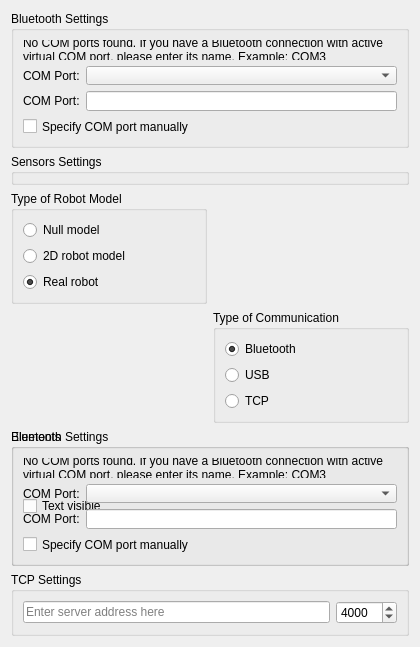
<?xml version="1.0" encoding="UTF-8"?>
<ui version="4.0">
 <class>PreferencesRobotSettingsPage</class>
 <widget class="QWidget" name="PreferencesRobotSettingsPage">
  <property name="geometry">
   <rect>
    <x>0</x>
    <y>0</y>
    <width>420</width>
    <height>514</height>
   </rect>
  </property>
  <layout class="QGridLayout" name="gridLayout">
   <item row="0" column="0" colspan="2">
    <widget class="QGroupBox" name="bluetoothSettingsGroupBox">
     <property name="title">
      <string>Bluetooth Settings</string>
     </property>
     <layout class="QGridLayout" name="gridLayout_3">
      <item row="1" column="0">
       <widget class="QLabel" name="comPortLabel">
        <property name="text">
         <string>COM Port:</string>
        </property>
       </widget>
      </item>
      <item row="1" column="1">
       <widget class="QComboBox" name="comPortComboBox"/>
      </item>
      <item row="2" column="0">
       <widget class="QLabel" name="directInputComPortLabel">
        <property name="text">
         <string>COM Port:</string>
        </property>
       </widget>
      </item>
      <item row="2" column="1">
       <widget class="QLineEdit" name="directInputComPortLineEdit"/>
      </item>
      <item row="0" column="0" colspan="2">
       <widget class="QLabel" name="noComPortsFoundLabel">
        <property name="text">
         <string>No COM ports found. If you have a Bluetooth connection with active virtual COM port, please enter its name. Example: COM3</string>
        </property>
        <property name="wordWrap">
         <bool>true</bool>
        </property>
       </widget>
      </item>
      <item row="3" column="0" colspan="2">
       <widget class="QCheckBox" name="manualComPortCheckbox">
        <property name="text">
         <string>Specify COM port manually</string>
        </property>
       </widget>
      </item>
     </layout>
    </widget>
   </item>
   <item row="2" column="0">
    <widget class="QGroupBox" name="robotModelGroupBox">
     <property name="title">
      <string>Type of Robot Model</string>
     </property>
     <layout class="QFormLayout" name="formLayout_4">
      <property name="fieldGrowthPolicy">
       <enum>QFormLayout::AllNonFixedFieldsGrow</enum>
      </property>
      <item row="0" column="0">
       <widget class="QRadioButton" name="nullModelRadioButton">
        <property name="text">
         <string>Null model</string>
        </property>
       </widget>
      </item>
      <item row="1" column="0">
       <widget class="QRadioButton" name="d2ModelRadioButton">
        <property name="text">
         <string>2D robot model</string>
        </property>
       </widget>
      </item>
      <item row="2" column="0">
       <widget class="QRadioButton" name="realModelRadioButton">
        <property name="text">
         <string>Real robot</string>
        </property>
        <property name="checked">
         <bool>true</bool>
        </property>
       </widget>
      </item>
     </layout>
    </widget>
   </item>
   <item row="3" column="1">
    <widget class="QGroupBox" name="communicationTypeGroupBox">
     <property name="title">
      <string>Type of Communication</string>
     </property>
     <layout class="QFormLayout" name="formLayout_6">
      <property name="fieldGrowthPolicy">
       <enum>QFormLayout::AllNonFixedFieldsGrow</enum>
      </property>
      <item row="0" column="0">
       <widget class="QRadioButton" name="bluetoothRadioButton">
        <property name="text">
         <string>Bluetooth</string>
        </property>
        <property name="checked">
         <bool>true</bool>
        </property>
       </widget>
      </item>
      <item row="1" column="0">
       <widget class="QRadioButton" name="usbRadioButton">
        <property name="text">
         <string>USB</string>
        </property>
       </widget>
      </item>
      <item row="2" column="0">
       <widget class="QRadioButton" name="tcpRadioButton">
        <property name="text">
         <string>TCP</string>
        </property>
       </widget>
      </item>
     </layout>
    </widget>
   </item>
   <item row="1" column="0" colspan="2">
    <widget class="QGroupBox" name="sensorsSettingsGroupBox">
     <property name="title">
      <string>Sensors Settings</string>
     </property>
    </widget>
   </item>
   <item row="7" column="0" colspan="2">
    <spacer name="verticalSpacer">
     <property name="orientation">
      <enum>Qt::Vertical</enum>
     </property>
     <property name="sizeHint" stdset="0">
      <size>
       <width>20</width>
       <height>40</height>
      </size>
     </property>
    </spacer>
   </item>
   <item row="5" column="0" colspan="2">
    <widget class="QGroupBox" name="elementsGroupBox">
     <property name="title">
      <string>Elements</string>
     </property>
     <layout class="QVBoxLayout" name="verticalLayout">
      <item>
       <widget class="QCheckBox" name="textVisibleCheckBox">
        <property name="text">
         <string>Text visible</string>
        </property>
       </widget>
      </item>
     </layout>
    </widget>
   </item>
   <item row="5" column="0" colspan="2">
    <widget class="QGroupBox" name="bluetoothSettingsGroupBox">
     <property name="title">
      <string>Bluetooth Settings</string>
     </property>
     <layout class="QGridLayout" name="gridLayout_3">
      <item row="1" column="0">
       <widget class="QLabel" name="comPortLabel">
        <property name="text">
         <string>COM Port:</string>
        </property>
       </widget>
      </item>
      <item row="1" column="1">
       <widget class="QComboBox" name="comPortComboBox"/>
      </item>
      <item row="2" column="0">
       <widget class="QLabel" name="directInputComPortLabel">
        <property name="text">
         <string>COM Port:</string>
        </property>
       </widget>
      </item>
      <item row="2" column="1">
       <widget class="QLineEdit" name="directInputComPortLineEdit"/>
      </item>
      <item row="0" column="0" colspan="2">
       <widget class="QLabel" name="noComPortsFoundLabel">
        <property name="text">
         <string>No COM ports found. If you have a Bluetooth connection with active virtual COM port, please enter its name. Example: COM3</string>
        </property>
        <property name="wordWrap">
         <bool>true</bool>
        </property>
       </widget>
      </item>
      <item row="3" column="0" colspan="2">
       <widget class="QCheckBox" name="manualComPortCheckbox">
        <property name="text">
         <string>Specify COM port manually</string>
        </property>
       </widget>
      </item>
     </layout>
    </widget>
   </item>
   <item row="6" column="0" colspan="2">
    <widget class="QGroupBox" name="tcpSettingsGroupBox">
     <property name="title">
      <string>TCP Settings</string>
     </property>
     <layout class="QHBoxLayout" name="horizontalLayout">
      <item>
       <widget class="QLineEdit" name="tcpServerLineEdit">
        <property name="placeholderText">
         <string>Enter server address here</string>
        </property>
       </widget>
      </item>
      <item>
       <widget class="QSpinBox" name="tcpPortSpinBox">
        <property name="sizePolicy">
         <sizepolicy hsizetype="Minimum" vsizetype="Fixed">
          <horstretch>0</horstretch>
          <verstretch>0</verstretch>
         </sizepolicy>
        </property>
        <property name="accelerated">
         <bool>true</bool>
        </property>
        <property name="maximum">
         <number>65535</number>
        </property>
        <property name="value">
         <number>4000</number>
        </property>
       </widget>
      </item>
     </layout>
    </widget>
   </item>
  </layout>
 </widget>
 <resources/>
 <connections/>
</ui>
